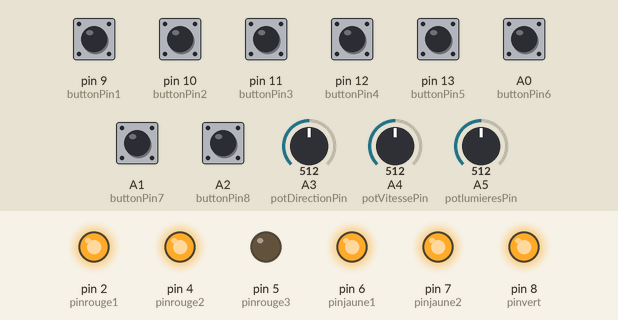
Bench run of a sketch on a simulated Arduino Uno, built with avr-gcc and run on an emulated ATmega328P. On the bench: output pins drawn as LEDs (lit = HIGH). The test bench sets the inputs (shaded band); at power-on: A0 (buttonPin6), A1 (buttonPin7), A2 (buttonPin8), pin 9 (buttonPin1), pin 10 (buttonPin2), pin 11 (buttonPin3), pin 12 (buttonPin4), pin 13 (buttonPin5) LOW, A4 (potVitessePin) = 512, A3 (potDirectionPin) = 512, A5 (potlumieresPin) = 512. No radio packets arrive unless stated.

Above: at 2.2 s.
2.3 s: A4 (potVitessePin) set to 534
3.8 s: A4 (potVitessePin) set to 558
At 4.8 s:
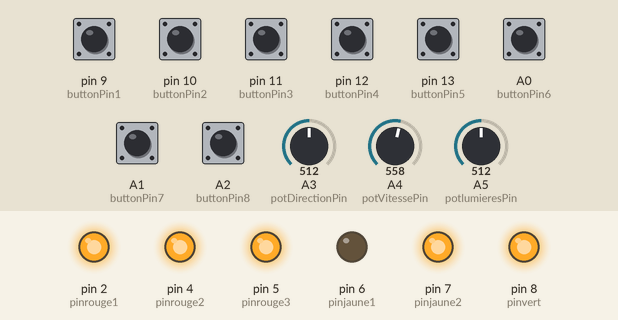
5.3 s: A4 (potVitessePin) set to 602
6.8 s: A4 (potVitessePin) set to 626
At 7.1 s:
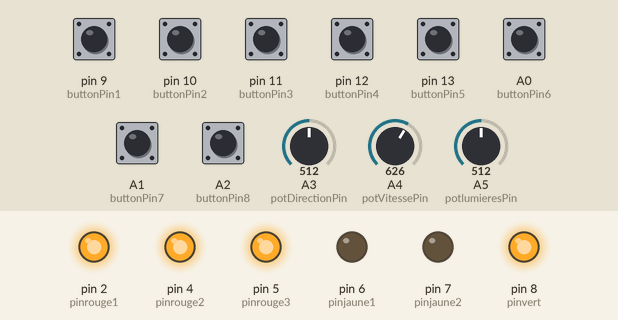
8.3 s: A4 (potVitessePin) set to 673
9.8 s: A4 (potVitessePin) set to 692
At 10.6 s:
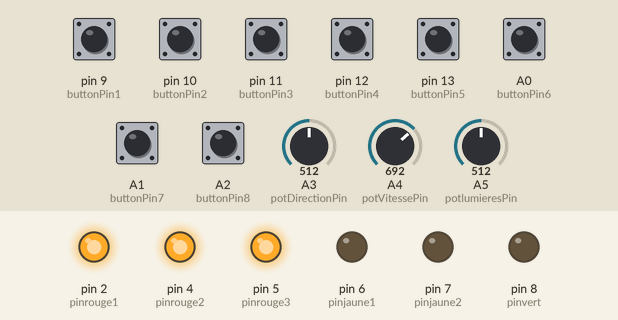
Timing chart, 0 to 12.3 s (numbered marks = the images above; inputs shaded):
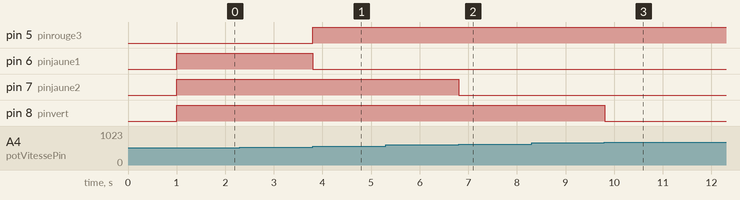

The sketch:

Code-source-te_le_commande-2.ino
```cpp
 //code_manette_finale

 //#include <VirtualWire_Config.h>
#include <VirtualWire.h>


// Pin potentiometre
const char potDirectionPin = A3;
const char potVitessePin = A4;
const char potlumieresPin = A5;

// Pin LED Vitesse
const int pinrouge1 = 2;
const int pinrouge2 = 4;
const int pinrouge3 = 5;
const int pinjaune1 = 6;
const int pinjaune2 = 7;
const int pinvert = 8;

// Etat initial LED Vitesse

 int staterouge1 = HIGH;
 int staterouge2 = HIGH;
 int staterouge3 = HIGH;
 int statejaune1 = HIGH;
 int statejaune2 = HIGH;
 int statevert = HIGH;


// Etat initial Message

//Message Bouton
int Message = 0;
int DernierMessage = Message;

//Message Direction
int Message2 = 0;
int DernierMessage2 = Message2;

//Message Vitesse
int Message3 = 0;
int DernierMessage3 = Message3;

//Message Son
int Message4 = 0;
int DernierMessage4 = Message4;


// Boutons

// pin bouttons

const int buttonPin1 = 9;
const int buttonPin2 = 10;
const int buttonPin3 = 11;
const int buttonPin4 = 12;
const int buttonPin5 = 13;
const char buttonPin6 = A0;
const char buttonPin7 = A1;
const char buttonPin8 = A2;


// Etat initial bouttons

int buttonState1 = 0;
int buttonState2 = 0;
int buttonState3 = 0;
int buttonState4 = 0;
int buttonState5 = 0;
int buttonState6 = 0;
int buttonState7 = 0;
int buttonState8 = 0;


// fonction initialisant l'émetteur radio
void rd_send_setup(int speed_val,int pin){

  vw_setup(speed_val);
  vw_set_tx_pin(pin);
}


// fonction émettant le message (soit un code entre 11 et 45)
void rd_send_msg(int code){

// passe le code en chaîne de caractères
  char message[20];
  sprintf(message, "%i", code);
  const char *msg = message;

  // envoi le message
  if(vw_send((uint8_t *)msg, strlen(msg))){

  }
}


void setup() {


  rd_send_setup(2000,3); // initialisation de l'émetteur radio


//Entrée bouttons

  pinMode(buttonPin1, INPUT);
  pinMode(buttonPin2, INPUT);
  pinMode(buttonPin3, INPUT);
  pinMode(buttonPin4, INPUT);
  pinMode(buttonPin5, INPUT);
  pinMode(buttonPin6, INPUT);
  pinMode(buttonPin7, INPUT);
  pinMode(buttonPin8, INPUT);

//Sorties LED

  pinMode (pinrouge1, OUTPUT);
  pinMode (pinrouge2, OUTPUT);
  pinMode (pinrouge3, OUTPUT);
  pinMode (pinjaune1, OUTPUT);
  pinMode (pinjaune2, OUTPUT);
  pinMode (pinvert, OUTPUT);


//A l'allumage de la manette toutes les leds s'allument pendant une seconde.


  digitalWrite(pinrouge1, LOW);
  digitalWrite(pinrouge2, LOW);
  digitalWrite(pinrouge3, LOW);
  digitalWrite(pinjaune1, LOW);
  digitalWrite(pinjaune2, LOW);
  digitalWrite(pinvert, LOW);

  delay(1000);

  digitalWrite(pinrouge1, HIGH);
  digitalWrite(pinrouge2, HIGH);
  digitalWrite(pinrouge3, HIGH);
  digitalWrite(pinjaune1, HIGH);
  digitalWrite(pinjaune2, HIGH);
  digitalWrite(pinvert, HIGH);


}

void loop() {

//Valeurs Potentiometres

int potDirectionValue = analogRead(potDirectionPin)* (9.0 / 1023.0); // diminue la sensibilité du potentiomètre et enregistre sa valeur
int potVitesseValue = analogRead(potVitessePin)* (15.0 / 1023.0);     // diminue la sensibilité du potentiomètre et enregistre sa valeur
int potlumieresValue = analogRead(potlumieresPin)* (6.0 / 1023.0);             // diminue la sensibilité du potentiomètre et enregistre sa valeur


// Message Direction

if ( potDirectionValue <=2.0) { //potentiomètre à gauche
  Message2 = 21;

}

if ( potDirectionValue == 3.0 or potDirectionValue == 4.0) { //potentiomètre au centre
  Message2 = 22;
}

if (  potDirectionValue >=5.0) { //potentiomètre à droite
  Message2 = 23;

}
if (Message2 != 0 and Message2 != DernierMessage2) { // Permet d'envoyer un mesage seulement s'il y a un changement d'état du potentiometre.

// On envoie Deux fois pour plus de sureté.
  rd_send_msg(Message2);
  rd_send_msg(Message2);


}

DernierMessage2 = Message2; // on enregistre le dernier message pour détecter un future changement

// Message vitesse et allumage des leds correspondantes. (Si l'état de la led est LOW alors elle s'allume.)


if ( potVitesseValue <=4.0) { // Marche arrière rapide
  Message3 = 31;

  staterouge1 = LOW;
 staterouge2 = LOW;
 staterouge3 = LOW;
 statejaune1 = HIGH;
 statejaune2 = HIGH;
 statevert = HIGH;

}

if ( potVitesseValue <=5.0 and potVitesseValue >4.0) { // Marche arrière
  Message3 = 32;

  staterouge1 = HIGH;
 staterouge2 = LOW;
 staterouge3 = LOW;
 statejaune1 = HIGH;
 statejaune2 = HIGH;
 statevert = HIGH;
}

if ( potVitesseValue <=7.0 and potVitesseValue >5.0) { //stop
  Message3 = 33;

  staterouge1 = HIGH;
 staterouge2 = HIGH;
 staterouge3 = LOW;
 statejaune1 = HIGH;
 statejaune2 = HIGH;
 statevert = HIGH;

}

if ( potVitesseValue <=8.0 and potVitesseValue >7.0) { // Marche avant
  Message3 = 34;

  staterouge1 = HIGH;
 staterouge2 = HIGH;
 staterouge3 = HIGH;
 statejaune1 = LOW;
 statejaune2 = HIGH;
 statevert = HIGH;

}

if ( potVitesseValue <=9.0 and potVitesseValue >8.0) {// Marche avant rapide
  Message3 = 35;

  staterouge1 = HIGH;
 staterouge2 = HIGH;
 staterouge3 = HIGH;
 statejaune1 = LOW;
 statejaune2 = LOW;
 statevert = HIGH;
}

if ( potVitesseValue >9.0) { // Marche avant maximale
  Message3 = 36;

  staterouge1 = HIGH;
 staterouge2 = HIGH;
 staterouge3 = HIGH;
 statejaune1 = LOW;
 statejaune2 = LOW;
 statevert = LOW;
}
if (Message3 != 0 and Message3 != DernierMessage3) { // Permet d'envoyer un mesage seulement s'il y a un changement d'état du potentiometre.

// On envoie Deux fois pour plus de sureté.
  rd_send_msg(Message3);
  rd_send_msg(Message3);


}

DernierMessage3 = Message3;// on enregistre le dernier message pour détecter un future changement


// Allumage des LED en foncion de la vitesse

digitalWrite(pinrouge1, staterouge1);
digitalWrite(pinrouge2, staterouge2);
digitalWrite(pinrouge3, staterouge3);
digitalWrite(pinjaune1, statejaune1);
digitalWrite(pinjaune2, statejaune2);
digitalWrite(pinvert, statevert);


// Message selectionnant les signaux lumineux du ruban de LEDS.
if ( potlumieresValue <=1.0) {
  Message4 = 41;

}

if ( potlumieresValue <=2.0 and potlumieresValue >1.0) {
  Message4 = 42;
}

if ( potlumieresValue <=3.0 and potlumieresValue >2.0) {
  Message4 = 43;

}

if ( potlumieresValue <=4.0 and potlumieresValue >3.0) {
  Message4 = 44;

}

if ( potlumieresValue >4.0) {
  Message4 = 45;
}
if (Message4 != 0 and Message4 != DernierMessage4) { // Permet d'envoyer un mesage seulement s'il y a un changement d'état du potentiometre.

// On envoie Deux fois pour plus de sureté.
  rd_send_msg(Message4);
  rd_send_msg(Message4);


}

DernierMessage4 = Message4;// on enregistre le dernier message pour détecter un future changement


// Lecture de l'état des boutton

buttonState1 = digitalRead(buttonPin1);
buttonState2 = digitalRead(buttonPin2);
buttonState3 = digitalRead(buttonPin3);
buttonState4 = digitalRead(buttonPin4);
buttonState5 = digitalRead(buttonPin5);
buttonState6 = digitalRead(buttonPin6);
buttonState7 = digitalRead(buttonPin7);
buttonState8 = digitalRead(buttonPin8);


//Message boutton (activation/désactivation de la sirène, du ruban, des phares, ou commande des futures modules pouvant être brancher sur la voiture.)

if (buttonState1 == HIGH) { //modules
  Message = 11;

}

if (buttonState2 == HIGH) { //modules
  Message = 12;

}
if (buttonState3 == HIGH) { //modules
  Message = 13;

}
if (buttonState4 == HIGH) { //modules
  Message = 14;

}
if (buttonState5 == HIGH) { //phares
  Message = 15;

}
if (buttonState6 == HIGH) { //sirène
  Message = 16;

}
if (buttonState7 == HIGH) { //ruban
  Message = 17;

}
if (buttonState8 == HIGH) { //modules
  Message = 18;
}


if (Message != 0 and Message != DernierMessage) {

// Le message provenant des bouttons n'est envoyé qu'une fois car le nombre d'envoie de ces messages est un paramètre entrant dans le fonctionnement de la voiture.
  rd_send_msg(Message);

}

DernierMessage = Message; // on enregistre le dernier message pour détecter un future changement
Message = 0;  // on réinitialise Message pour permettre le renvoie du même message sans devoire appuyer sur un autre bouton


// Lorsque qu'on appuie sur un boutton, par exemple le 1, Message prend la valeur 11 avant la comparaison avec DernierMessage, et cela tant que le boutton 1 reste enfoncé.

// Lorqu'on appuis sur le boutton 1, le message 11 est envoyé une fois (car initialement DernierMessage = 0).

// Ensuite DernierMessage prend la valeur 11 et empèche le renvoie du message tant que le boutton 1 reste enfoncé.

// il faut relacher le boutton pour que Message prennent la valeur 0 et rentre cette valeur dans la variable DernierMessage.

// Comme DernierMessage égale à nouveau 0, il est possible de réappuyer sur le boutton 1 pour envoyer une deuxième fois le message 11.


delay(10);

}
```

Measured:
- the behaviour switches between 545 and 546 on A4 (potVitessePin) (found by bisection; images 0 and 1)
- the behaviour switches between 613 and 614 on A4 (potVitessePin) (found by bisection; images 1 and 2)
- the behaviour switches between 681 and 682 on A4 (potVitessePin) (found by bisection; images 2 and 3)
- after the input at 2.3 s, every drawn part: stays the same
- after the input at 3.8 s, pin 5 (pinrouge3): LOW → HIGH at once; pin 6 (pinjaune1): HIGH → LOW at once
- after the input at 5.3 s, every drawn part: stays the same
- after the input at 6.8 s, pin 7 (pinjaune2): HIGH → LOW at once
- after the input at 8.3 s, every drawn part: stays the same
- after the input at 9.8 s, pin 8 (pinvert): HIGH → LOW at once
